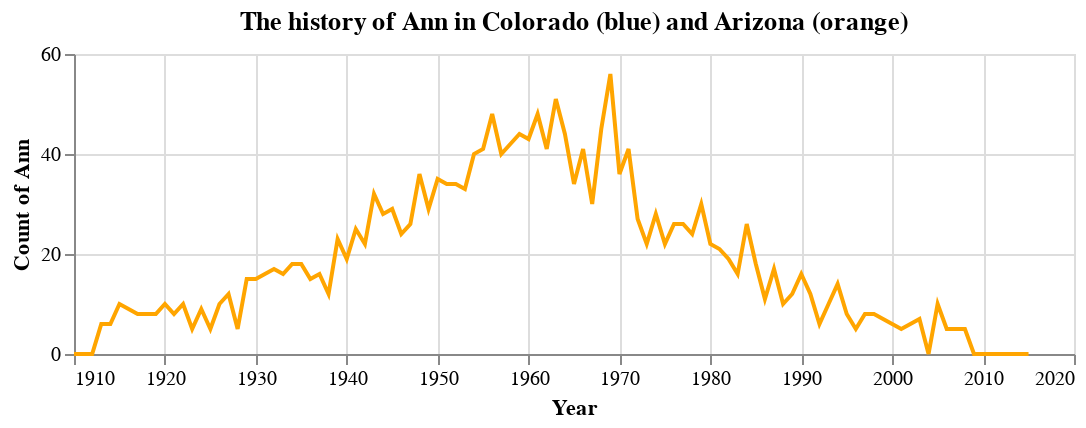

Write notebook code for a chart like this one.
### Code cell
chart_az = (alt.Chart(ann_az)
    .mark_line(color='orange')
    .encode(x = alt.X('year', axis = alt.Axis(format = 'd', title = 'Year')), 
            y = alt.Y('az_total', axis=alt.Axis(title = 'Count of Ann')))
    .properties(
        height = 150,
        width = 500,
        title = {'text': 'The history of Ann in Colorado (blue) and Arizona (orange)'}
    )
)
chart_az

### Figure 1 — Vega-Lite specification as saved in the notebook (floating-point values rounded to 4 significant figures)
{"config": {"view": {"continuousWidth": 400, "continuousHeight": 300}}, "data": {"name": "data-899eee88d6e8425c6e1763e24ff9d4aa"}, "mark": {"type": "line", "color": "orange"}, "encoding": {"x": {"type": "quantitative", "axis": {"format": "d", "title": "Year"}, "field": "year"}, "y": {"type": "quantitative", "axis": {"title": "Count of Ann"}, "field": "az_total"}}, "height": 150, "title": {"text": "The history of Ann in Colorado (blue) and Arizona (orange)"}, "width": 500, "$schema": "https://vega.github.io/schema/vega-lite/v4.8.1.json", "datasets": {"data-899eee88d6e8425c6e1763e24ff9d4aa": [{"year": 1910, "az_total": 0.0}, {"year": 1911, "az_total": 0.0}, {"year": 1912, "az_total": 0.0}, {"year": 1913, "az_total": 6.0}, {"year": 1914, "az_total": 6.0}, {"year": 1915, "az_total": 10.0}, {"year": 1916, "az_total": 9.0}, {"year": 1917, "az_total": 8.0}, {"year": 1918, "az_total": 8.0}, {"year": 1919, "az_total": 8.0}, {"year": 1920, "az_total": 10.0}, {"year": 1921, "az_total": 8.0}, {"year": 1922, "az_total": 10.0}, {"year": 1923, "az_total": 5.0}, {"year": 1924, "az_total": 9.0}, {"year": 1925, "az_total": 5.0}, {"year": 1926, "az_total": 10.0}, {"year": 1927, "az_total": 12.0}, {"year": 1928, "az_total": 5.0}, {"year": 1929, "az_total": 15.0}, {"year": 1930, "az_total": 15.0}, {"year": 1931, "az_total": 16.0}, {"year": 1932, "az_total": 17.0}, {"year": 1933, "az_total": 16.0}, {"year": 1934, "az_total": 18.0}, {"year": 1935, "az_total": 18.0}, {"year": 1936, "az_total": 15.0}, {"year": 1937, "az_total": 16.0}, {"year": 1938, "az_total": 12.0}, {"year": 1939, "az_total": 23.0}, {"year": 1940, "az_total": 19.0}, {"year": 1941, "az_total": 25.0}, {"year": 1942, "az_total": 22.0}, {"year": 1943, "az_total": 32.0}, {"year": 1944, "az_total": 28.0}, {"year": 1945, "az_total": 29.0}, {"year": 1946, "az_total": 24.0}, {"year": 1947, "az_total": 26.0}, {"year": 1948, "az_total": 36.0}, {"year": 1949, "az_total": 29.0}, {"year": 1950, "az_total": 35.0}, {"year": 1951, "az_total": 34.0}, {"year": 1952, "az_total": 34.0}, {"year": 1953, "az_total": 33.0}, {"year": 1954, "az_total": 40.0}, {"year": 1955, "az_total": 41.0}, {"year": 1956, "az_total": 48.0}, {"year": 1957, "az_total": 40.0}, {"year": 1958, "az_total": 42.0}, {"year": 1959, "az_total": 44.0}, {"year": 1960, "az_total": 43.0}, {"year": 1961, "az_total": 48.0}, {"year": 1962, "az_total": 41.0}, {"year": 1963, "az_total": 51.0}, {"year": 1964, "az_total": 44.0}, {"year": 1965, "az_total": 34.0}, {"year": 1966, "az_total": 41.0}, {"year": 1967, "az_total": 30.0}, {"year": 1968, "az_total": 45.0}, {"year": 1969, "az_total": 56.0}, {"year": 1970, "az_total": 36.0}, {"year": 1971, "az_total": 41.0}, {"year": 1972, "az_total": 27.0}, {"year": 1973, "az_total": 22.0}, {"year": 1974, "az_total": 28.0}, {"year": 1975, "az_total": 22.0}, {"year": 1976, "az_total": 26.0}, {"year": 1977, "az_total": 26.0}, {"year": 1978, "az_total": 24.0}, {"year": 1979, "az_total": 30.0}, {"year": 1980, "az_total": 22.0}, {"year": 1981, "az_total": 21.0}, {"year": 1982, "az_total": 19.0}, {"year": 1983, "az_total": 16.0}, {"year": 1984, "az_total": 26.0}, {"year": 1985, "az_total": 18.0}, {"year": 1986, "az_total": 11.0}, {"year": 1987, "az_total": 17.0}, {"year": 1988, "az_total": 10.0}, {"year": 1989, "az_total": 12.0}, {"year": 1990, "az_total": 16.0}, {"year": 1991, "az_total": 12.0}, {"year": 1992, "az_total": 6.0}, {"year": 1993, "az_total": 10.0}, {"year": 1994, "az_total": 14.0}, {"year": 1995, "az_total": 8.0}, {"year": 1996, "az_total": 5.0}, {"year": 1997, "az_total": 8.0}, {"year": 1998, "az_total": 8.0}, {"year": 1999, "az_total": 7.0}, {"year": 2000, "az_total": 6.0}, {"year": 2001, "az_total": 5.0}, {"year": 2002, "az_total": 6.0}, {"year": 2003, "az_total": 7.0}, {"year": 2004, "az_total": 0.0}, {"year": 2005, "az_total": 10.0}, {"year": 2006, "az_total": 5.0}, {"year": 2007, "az_total": 5.0}, {"year": 2008, "az_total": 5.0}, {"year": 2009, "az_total": 0.0}, {"year": 2010, "az_total": 0.0}, {"year": 2011, "az_total": 0.0}, {"year": 2012, "az_total": 0.0}, {"year": 2013, "az_total": 0.0}, {"year": 2014, "az_total": 0.0}, {"year": 2015, "az_total": 0.0}]}}
